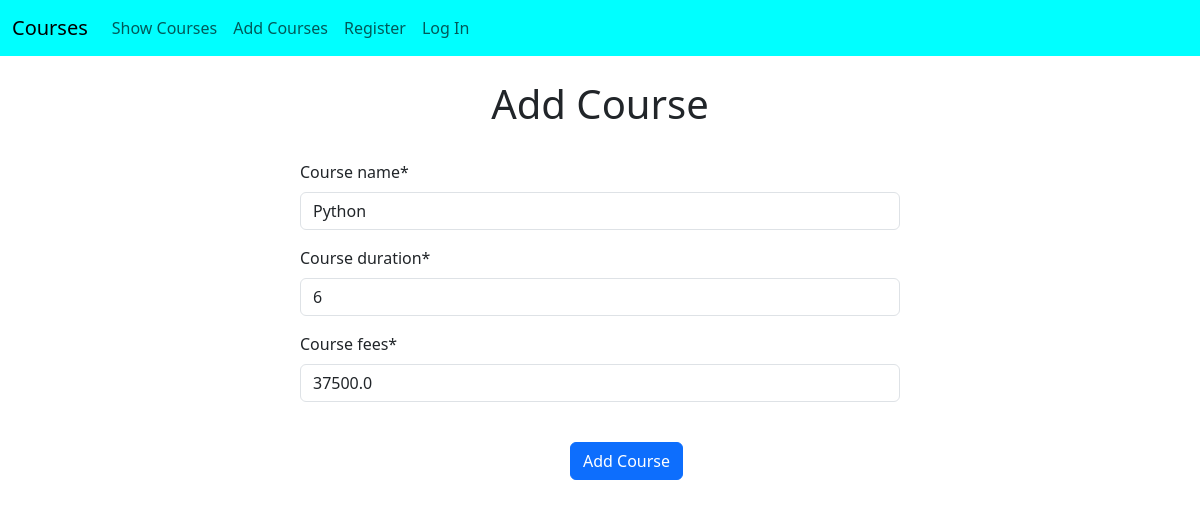
Page /courses/update/5/ on the committed database.
### CoursesAPP/models.py (models this page shows)
class Course(models.Model):
    course_name = models.CharField(max_length=100)
    course_duration = models.IntegerField()
    course_fees = models.FloatField()

### CoursesAPP/views.py (the view)
# urls.py: path('update/<i>/', views.update_course),
def update_course(request,i):
    course_obj = Course.objects.get(id=i)
    form = CourseForm(instance=course_obj)
    if request.method == "POST":
        form = CourseForm(request.POST, instance=course_obj)
        if form.is_valid():
            form.save()
            messages.success(request, "Course updated successfully!")
            return redirect('show')
    template_name = 'CoursesAPP/add_courses.html'
    context = {"course_form": form}
    return render(request, template_name, context)

### CoursesAPP/forms.py
class CourseForm(forms.ModelForm):
    class Meta:
        model = Course
        fields = ['course_name', 'course_duration', 'course_fees']

### templates/CoursesAPP/add_courses.html (shortened to what this page needs)
{% extends 'base.html' %}
{% load crispy_forms_tags %}
{% block content %}
<h1 style="text-align:center;">Add Course</h1><br>
  <form method="post" style="width:50%; margin-left:25%;">
    {{course_form|crispy}}
    <br>
    <input type="submit" name="submit" value="Add Course" style="margin-left:45%;" class="btn btn-primary">
  </form>
{% endblock content %}

### rows in the picture
Course: course_name "Python", course_duration "6", course_fees "37500.0"
